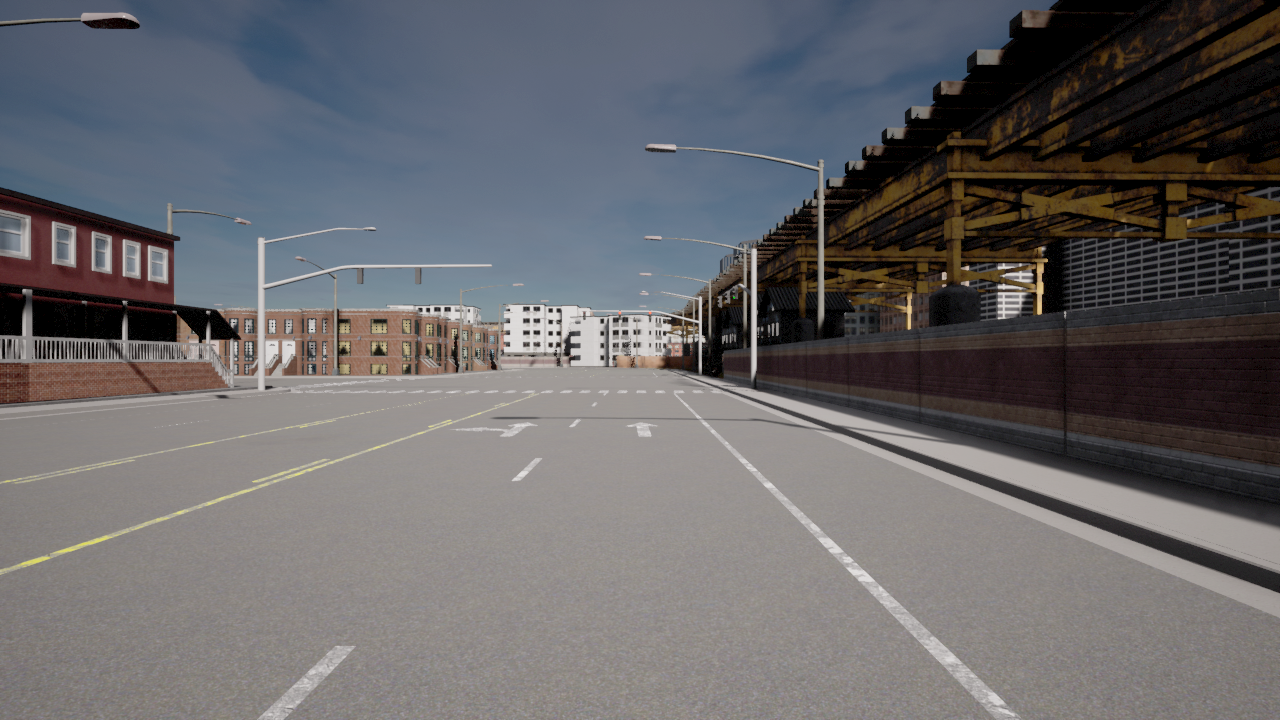
#> input picture COLAB/00007371.png, 1280 x 720 px
$ python lane.py
#> lines starting #> are read from the running program, lines starting #| are printed output that depends on the picture; after the words box and inside, x2 and y2 are one past the last pixel; in counts of white or black regions, pixels touching at a corner belong together
import cv2
import numpy as np
import matplotlib.pyplot as plt

img = cv2.imread('00007371.png')
#> img is the input picture: shape (720, 1280, 3); mean B, G, R 105.3, 102.9, 104.2
hsv = cv2.cvtColor(img, cv2.COLOR_BGR2HSV)
#> hsv: shape (720, 1280, 3); mean H, S, V 49.4, 45.9, 113.3
h, w = img.shape[:2]
#> h = 720; w = 1280

plt.figure(figsize=(10,10))
plt.imshow(cv2.cvtColor(img, cv2.COLOR_BGR2RGB))
plt.show()

mask_yellow = cv2.inRange(hsv, (20, 0, 150),(60, 255, 255))
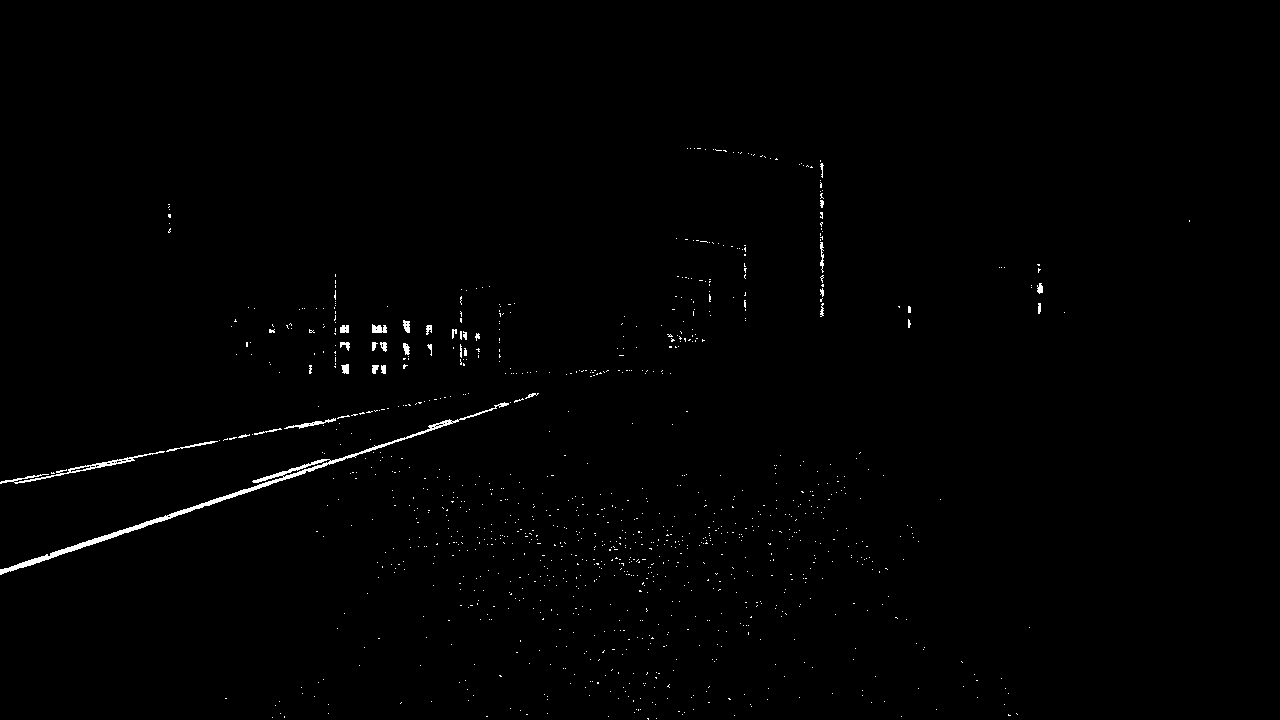
#> mask_yellow: shape (720, 1280); 0.67% white; 1088 white regions (1055 under 20 px), largest, box (x1, y1, x2, y2) and area: (0, 402, 509, 575) 2289, (0, 451, 165, 484) 529, (284, 418, 336, 429) 143
mask_white = cv2.inRange(hsv, (0, 0, 160),(255, 9, 255))
#> mask_white: shape (720, 1280); 2.1% white; 349 white regions (292 under 20 px), largest, box (x1, y1, x2, y2) and area: (504, 305, 671, 366) 5271, (673, 390, 1020, 720) 4623, (258, 228, 492, 391) 1940
mask = cv2.bitwise_or(mask_yellow, mask_white)
#> mask: shape (720, 1280); 2.8% white; 1338 white regions (1249 under 20 px), largest, box (x1, y1, x2, y2) and area: (502, 304, 673, 366) 5297, (673, 390, 1020, 720) 4636, (0, 402, 509, 575) 2289
img2 = cv2.bitwise_and(img, img, mask=mask)

stencil = np.zeros_like(img[:,:,0])
polygon = np.array([[0,720], [80,400], [1200,400], [1280,720]])
cv2.fillConvexPoly(stencil, polygon, 1)
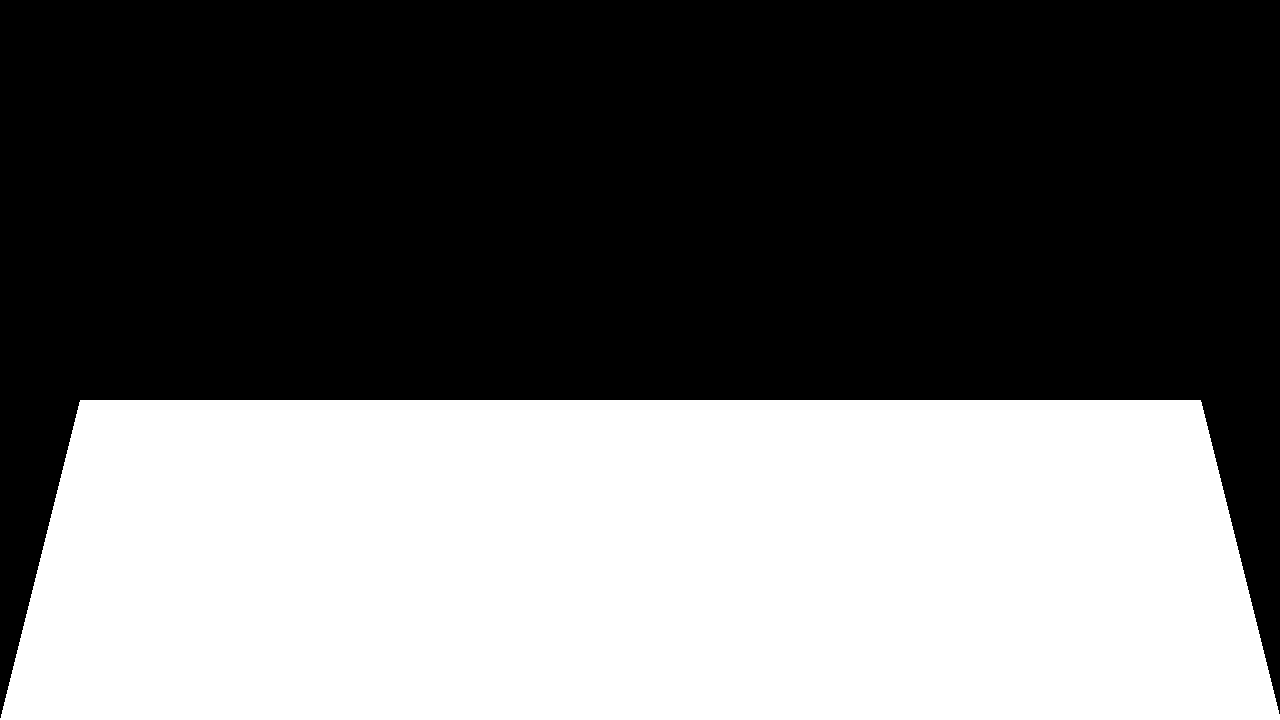
#> stencil: shape (720, 1280); values 0 (black) and 1 (white), 41.7% white; 1 white region, box (x1, y1, x2, y2) and area: (0, 400, 1280, 720) 384318
img3 = cv2.bitwise_and(img2, img2, mask=stencil)
gray = cv2.cvtColor(img3, cv2.COLOR_BGR2GRAY)
ret, thresh = cv2.threshold(gray, 170, 255, cv2.THRESH_BINARY)
#> thresh: shape (720, 1280); 0.85% white; 120 white regions (104 under 20 px), largest, box (x1, y1, x2, y2) and area: (700, 420, 1005, 706) 3700, (51, 403, 509, 554) 1341, (288, 646, 355, 697) 720

psrc = np.float32([[580, 420], [700, 420], [280, 700], [1000, 700]])
pdst = np.float32([[400, 0], [880, 0], [380, 710], [900, 710]])
matrix = cv2.getPerspectiveTransform(psrc, pdst)
minv = cv2.getPerspectiveTransform(pdst, psrc)
birdseye = cv2.warpPerspective(thresh, matrix, (w, h))

blur = cv2.GaussianBlur(birdseye,(3, 3), 0)
canny = cv2.Canny(blur, 40, 60)
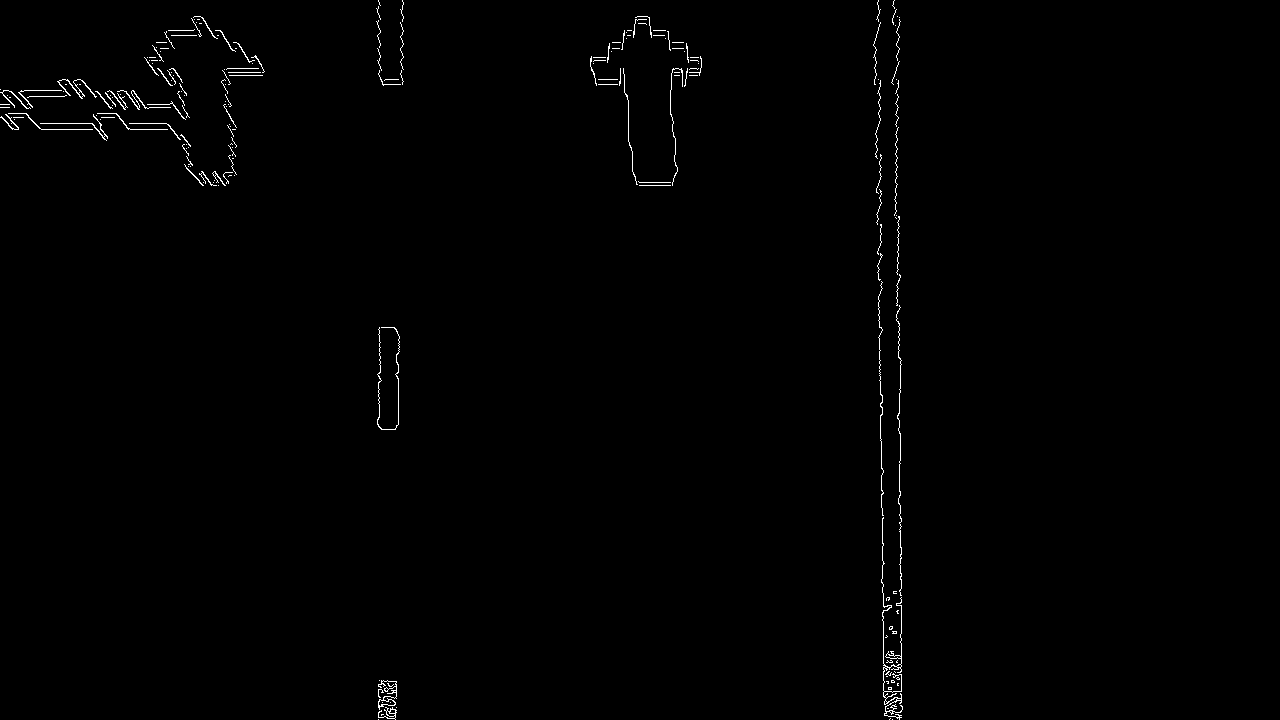
#> canny: shape (720, 1280); 0.61% white in thin lines or dots, all inside (x1, y1, x2, y2) = (0, 0, 903, 720)

# Detect lines
lines = cv2.HoughLinesP(canny, 1, np.pi/180, 30, maxLineGap=200)
#> lines = 69 rows, first 6: [874, 41, 886, 715], [900, 717, 900, 275], [899, 719, 899, 17], [901, 717, 901, 360], [877, 16, 882, 330], [875, 47, 886, 711]

# create a copy of the original frame
img4 = img[:,:,:].copy()

# draw unwrapped Hough lines
for line in lines:
    x1, y1, x2, y2 = line[0]
    src = np.zeros((1, 1, 2))
    src[:, 0] = [x1, y1]
    dst = cv2.perspectiveTransform(src, minv)
    ox1, oy1 = dst[:, 0, 0], dst[:, 0, 1]
    src[:, 0] = [x2, y2]
    dst = cv2.perspectiveTransform(src, minv)
    ox2, oy2 = dst[:, 0, 0], dst[:, 0, 1]
    cv2.line(img4, (int(ox1), int(oy1)), (int(ox2), int(oy2)), (255, 0, 0), 3)
#> this loop made 69 passes
#> (x1, y1, x2, y2, ox1, oy1, ox2, oy2) on passes 1 to 12: (874, 41, 886, 715, [701.4], [423.1], [991.9], [711.3]), (900, 717, 900, 275, [1016.9], [716], [735.2], [448.7]), (899, 719, 899, 17, [1020.5], [720.9], [706], [421.2]), (901, 717, 901, 360, [1018.3], [716], [751.6], [463.9]), (877, 16, 882, 330, [700.4], [421.2], [737.7], [458]), (875, 47, 886, 711, [702.1], [423.5], [982.8], [702.2]), (898, 717, 898, 26, [1014], [716], [706.5], [421.9]), (7, 123, 233, 123, [455.6], [430.2], [521.4], [430.2]), (12, 129, 235, 129, [455.5], [430.8], [521], [430.8]), (379, 76, 379, 2, [568.5], [425.9], [574.6], [420.1]), (897, 718, 897, 16, [1015], [718.4], [705.5], [421.2]), (875, 38, 887, 715, [701.4], [422.8], [993.3], [711.3])
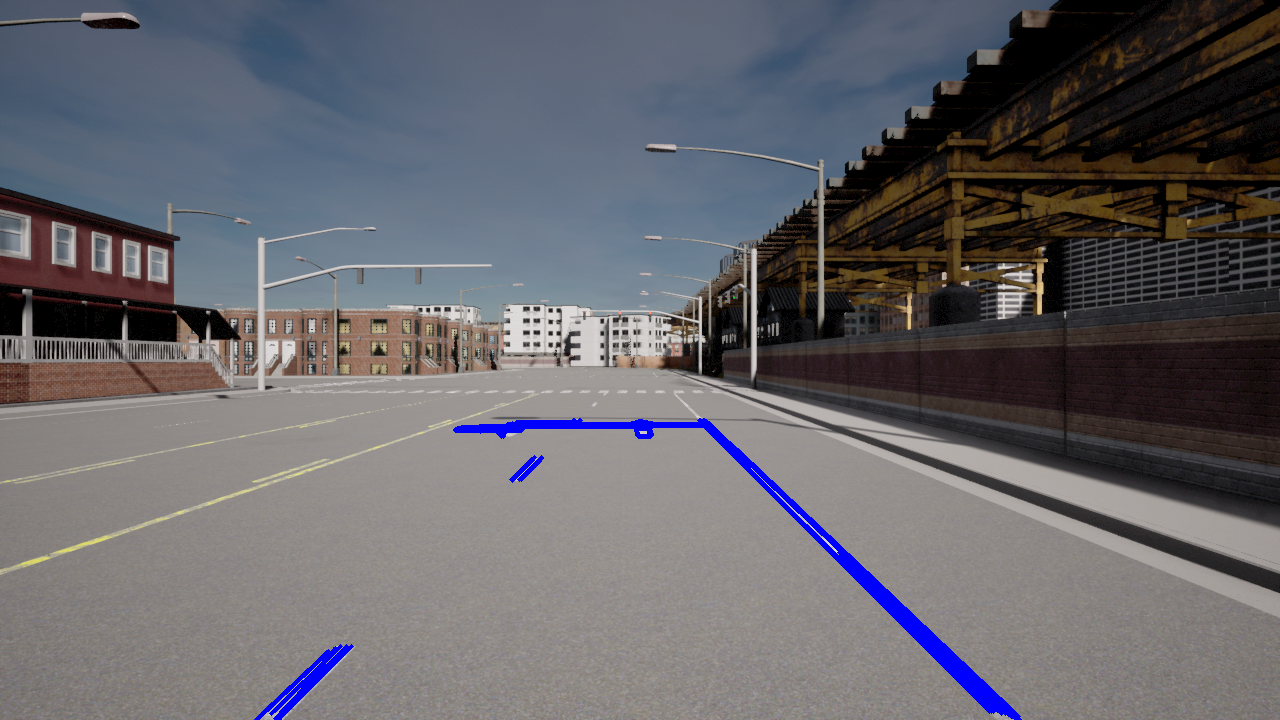
#> img4: shape (720, 1280, 3); 1.12% of pixels changed, all inside (x1, y1, x2, y2) = (254, 418, 1022, 720)

# plot frame
plt.figure(figsize=(10,10))
plt.imshow(cv2.cvtColor(img4, cv2.COLOR_BGR2RGB))
plt.show()
